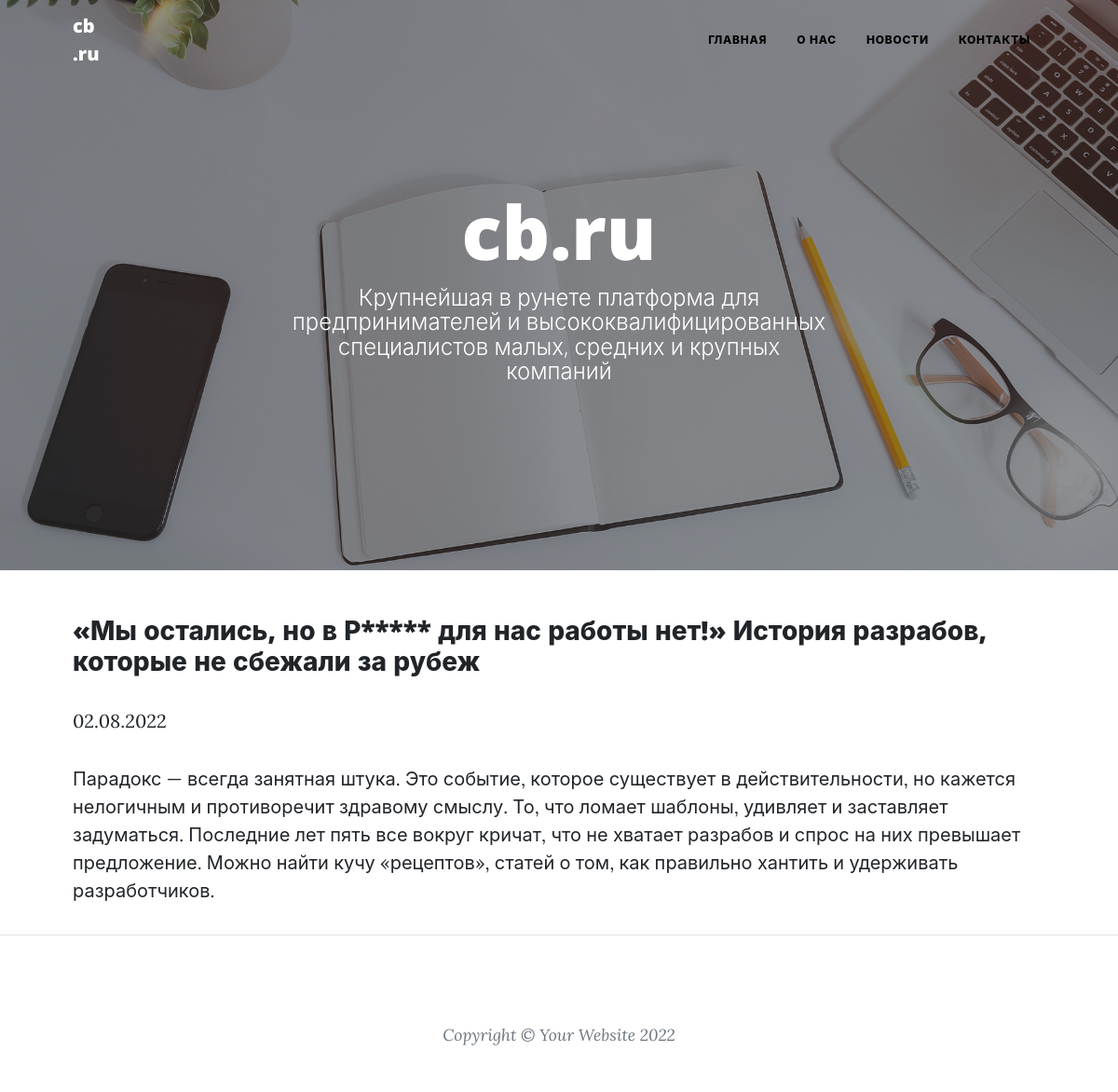
Page /news/17 on the committed database.
### News/models.py (models this page shows, shortened)
class Post(models.Model):
    news = 'NE'
    article = 'AR'
    TYPE_ITEM = [
        (news, 'Новости'),
        (article, 'Статья')
    ]
    author = models.ForeignKey('Author',
                               on_delete=models.CASCADE,
                               db_column='author',
                               related_name='posts')
    type = models.CharField(max_length=2,
                            choices=TYPE_ITEM,
                            default=news)
    date = models.DateField(auto_now_add=True, db_column='date')
    category = models.ManyToManyField('Category', through='PostCategory', db_column='category')
    title = models.CharField(default='', max_length=128, db_column='header')
    text = models.TextField(db_column='text')
    _post_rating = models.SmallIntegerField(default=0, db_column='rating')
    @property
    def post_rating(self):
        return self._post_rating

### News/views.py (the view)
# urls.py: path('<int:id>', NewsDetail.as_view(), name='news'),
class NewsDetail(DetailView):
    model = Post
    template_name = 'news/news.html'
    context_object_name = 'news'
    pk_url_kwarg = 'id'

### News/templatetags/custom_filters.py (called while the page is built)
@register.filter(name='censor')
def censor(value: str, censored_words=CENSOR_WORD) -> str:
    for word in map(lambda x: x.lower(), censored_words):
        value = value.replace(word, f'{word[0]}{"*" * (len(word) - 1)}')
    for word in map(lambda x: x.capitalize(), censored_words):
        value = value.replace(word, f'{word[0]}{"*" * (len(word) - 1)}')
    return value

### templates/news/news.html (shortened to what this page needs)
{% extends 'flatpages/default.html' %}
{% load custom_filters %}
{% block content %}
<h3> {{ news.title|censor}}</h3>
<div>
    <p>{{ news.date|date:'d.m.Y'}}</p>
</div>
<div>
    <p>{{ news.text|censor }}</p>
</div>
{% endblock content %}

### rows in the picture
Post: title|censor "«Мы остались, но в Р***** для нас работы нет!» История разрабов, которые не сбежали за рубеж", date "02.08.2022", text|censor "Парадокс — всегда занятная штука. Это событие, которое существует в действительности, но кажется нелогичным и противоречит здравому смыслу. То, что ломает шаблоны, удивляет и заставляет задуматься. Последние лет пять все вокруг кричат, что не хватает разрабов и спрос на них превышает предложение. Можно найти кучу «рецептов», статей о том, как правильно хантить и удерживать разработчиков."
